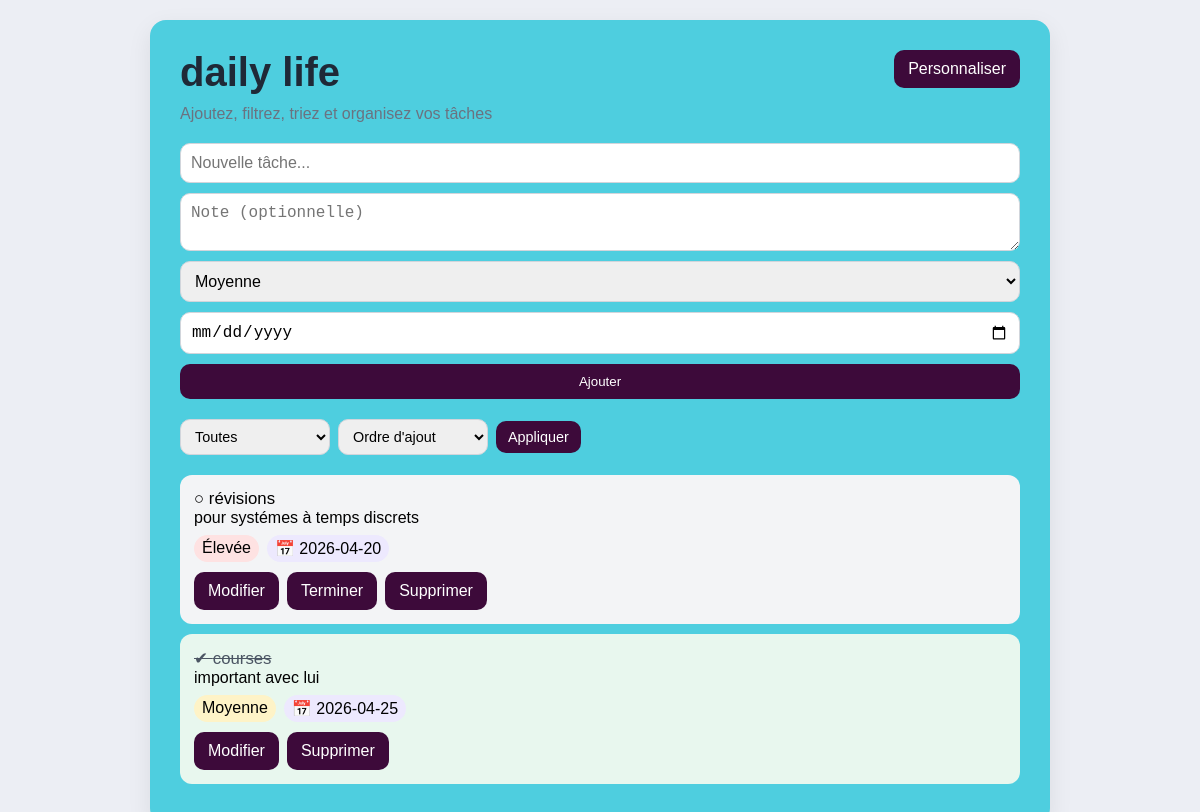
The page / (signed in) on the database its author committed.
### tables this page shows
CREATE TABLE settings (
            id INTEGER PRIMARY KEY CHECK (id = 1),
            app_title TEXT NOT NULL,
            subtitle TEXT NOT NULL,
            bg_color TEXT NOT NULL,
            card_color TEXT NOT NULL,
            primary_color TEXT NOT NULL
        );

CREATE TABLE tasks (
            id INTEGER PRIMARY KEY AUTOINCREMENT,
            title TEXT NOT NULL,
            done INTEGER NOT NULL DEFAULT 0
        , priority TEXT NOT NULL DEFAULT 'Moyenne', deadline TEXT, note TEXT, user_id INTEGER);

### app.py (the view, shortened to what this page needs)
@app.route("/", methods=["GET", "POST"])
@login_required
def index():
    filter_value = request.args.get("filter", "toutes")
    sort_value = request.args.get("sort", "ordre_ajout")
    tasks = get_filtered_and_sorted_tasks(session["user_id"], filter_value, sort_value)
    now = datetime.now().strftime("%Y-%m-%d")
    settings = get_settings()
    user = get_current_user()
    return render_template(
        "index.html",
        tasks=tasks,
        now=now,
        current_filter=filter_value,
        current_sort=sort_value,
        settings=settings,
        user=user
    )

### app.py (called while the page is built)
def get_connection():
    conn = sqlite3.connect(DATABASE)
    conn.row_factory = sqlite3.Row
    return conn

def get_settings():
    conn = get_connection()
    settings = conn.execute("SELECT * FROM settings WHERE id = 1").fetchone()
    conn.close()
    if settings:
        return dict(settings)
    return DEFAULT_SETTINGS.copy()

def get_current_user():
    user_id = session.get("user_id")
    if not user_id:
        return None
    conn = get_connection()
    user = conn.execute("SELECT * FROM users WHERE id = ?", (user_id,)).fetchone()
    conn.close()
    return dict(user) if user else None

def login_required(view_func):
    @wraps(view_func)
    def wrapper(*args, **kwargs):
        if "user_id" not in session:
            return redirect(url_for("login"))
        return view_func(*args, **kwargs)
    return wrapper

### templates/index.html (shortened to what this page needs)
<!DOCTYPE html>
<html lang="fr">
<head>
    <link rel="stylesheet" href="{{ url_for('static', filename='style.css') }}">
</head>
<body>
    <div class="app-container">
        <div class="card">
            <div class="top-bar">
                <div>
                    <h1>{{ settings.app_title }}</h1>
                    <p class="subtitle">{{ settings.subtitle }}</p>
                </div>
                <a href="{{ url_for('settings_page') }}" class="settings-btn">Personnaliser</a>
            </div>
            <form method="POST" class="task-form">
                <input type="text" name="task" placeholder="Nouvelle tâche..." required>
                <textarea name="note" placeholder="Note (optionnelle)"></textarea>
                <select name="priority">
                    <option value="Moyenne" selected>Moyenne</option>
                </select>
                <input type="date" name="deadline">
                <button type="submit">Ajouter</button>
            </form>
            <form method="GET" class="filter-form">
                <select name="filter">
                    <option value="toutes" {% if current_filter == "toutes" %}selected{% endif %}>Toutes</option>
                </select>
                <select name="sort">
                    <option value="ordre_ajout" {% if current_sort == "ordre_ajout" %}selected{% endif %}>Ordre d'ajout</option>
                </select>
                <button type="submit">Appliquer</button>
            </form>
            <ul class="task-list">
                {% for task in tasks %}
                    <li class="task-item {% if task.done %}done{% endif %}">
                        <div class="task-main">
                            <span class="task-text">
                                {% if task.done %}
                                    ✔
                                {% else %}
                                    ○
                                {% endif %}
                                {{ task.title }}
                            </span>
                            {% if task.note %}
                                <div>{{ task.note }}</div>
                            {% endif %}
                            <div class="task-meta">
                                <span class="priority priority-{{ task.priority|lower|replace('é', 'e') }}">
                                    {{ task.priority }}
                                </span>
                                {% if task.deadline %}
                                    <span class="deadline">📅 {{ task.deadline }}</span>
                                {% endif %}
                            </div>
                        </div>
                        <div class="task-actions">
                            <a href="{{ url_for('edit_task', task_id=task.id) }}" class="edit-btn">Modifier</a>
                            {% if not task.done %}
                                <a href="{{ url_for('complete_task', task_id=task.id) }}" class="complete-btn">Terminer</a>
                            {% endif %}
                            <a href="{{ url_for('delete_task', task_id=task.id) }}" class="delete-btn">Supprimer</a>
                        </div>
                    </li>
                {% else %}
                    <li class="empty-message">Aucune tâche pour le moment.</li>
                {% endfor %}
            </ul>
        </div>
    </div>
</body>
</html>

### static/style.css (style rules this page uses)
* { margin: 0; padding: 0; box-sizing: border-box; }
:root { --bg-color: #f4f6fb; --card-color: #ffffff; --primary-color: #4f46e5; }
body { font-family: Arial, sans-serif; background: var(--bg-color); min-height: 100vh; }
.app-container { display: flex; justify-content: center; align-items: flex-start; min-height: 100vh; padding: 20px; }
.card { background: var(--card-color); width: 100%; max-width: 900px; padding: 30px; border-radius: 16px; box-shadow: 0 8px 25px rgba(0, 0, 0, 0.08); }
h1 { font-size: 2.5rem; margin-bottom: 10px; color: #1f2937; }
.subtitle { color: #6b7280; margin-bottom: 20px; }
button, .settings-btn, .reset-btn, .back-btn, .task-actions a { background: var(--primary-color); color: white; border: none; border-radius: 10px; padding: 10px 14px; cursor: pointer; text-decoration: none; display: inline-block; }
.task-form, .filter-form { display: grid; gap: 10px; margin-bottom: 20px; }
.task-form input, .task-form select, .task-form textarea, .filter-form select, .settings-form input[type="text"], .settings-form input[type="color"] { padding: 10px; border-radius: 10px; border: 1px solid #d1d5db; font-size: 1rem; width: 100%; }
.task-list { list-style: none; }
.task-item { background: #f3f4f6; margin-bottom: 10px; padding: 14px; border-radius: 12px; }
.task-item.done { background: #e8f7ee; }
.task-text { font-size: 1.05rem; }
.task-item.done .task-text { text-decoration: line-through; color: #4b5563; }
.task-meta { margin-top: 8px; display: flex; gap: 8px; flex-wrap: wrap; }
.priority-moyenne { background: #fef3c7; padding: 4px 8px; border-radius: 999px; }
.priority-elevee { background: #fee2e2; padding: 4px 8px; border-radius: 999px; }
.deadline { background: #ede9fe; padding: 4px 8px; border-radius: 999px; }
.task-actions { margin-top: 10px; display: flex; gap: 8px; }
.top-bar { display: flex; justify-content: space-between; align-items: flex-start; }
.settings-btn { margin-left: auto; }
.filter-form { display: flex; gap: 8px; align-items: center; justify-content: flex-start; flex-wrap: wrap; }
.filter-form select { width: auto; min-width: 150px; padding: 8px 10px; font-size: 0.9rem; }
.filter-form button { width: auto; padding: 8px 12px; font-size: 0.9rem; }

### rows shown on the page
settings: app_title "daily life", subtitle "Ajoutez, filtrez, triez et organisez vos tâches"
tasks: title "révisions", note "pour systémes à temps discrets", priority "Élevée", deadline "2026-04-20"
tasks: title "courses", note "important avec lui", priority "Moyenne", deadline "2026-04-25"
